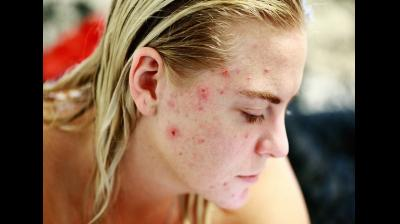
#> input picture ML/Skin_metrics/Acne/test_image.jpeg, 400 x 224 px
$ python -i cleanser.py   (imports and definitions only)
#> lines starting #> are read from the running program, lines starting #| are printed output that depends on the picture
#> further down, picture is the input picture: PIL image 400x224 RGB; mean R, G, B 127, 100.5, 80.1
from PIL import Image, ImageEnhance, ImageFilter
import numpy as np

def apply(image):
    image = image.convert("RGB")

    # 1. Apply mild Gaussian blur to simulate open pores & clean surface
    blurred = image.filter(ImageFilter.GaussianBlur(radius=1.2))
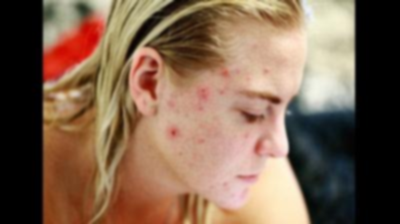
#> blurred: PIL image 400x224 RGB; mean R, G, B 127, 100.5, 80.2

    # 2. Slight desaturation to reduce oiliness glow (less yellow/red)
    color = ImageEnhance.Color(blurred).enhance(0.9)

    # 3. Apply a brightness + slight contrast for that “fresh” tone
    bright = ImageEnhance.Brightness(color).enhance(1.1)
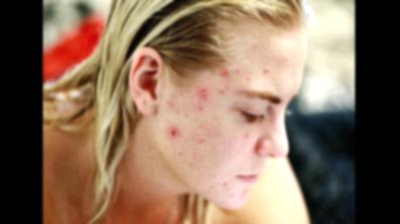
#> bright: PIL image 400x224 RGB; mean R, G, B 135.8, 110.3, 90.2
    contrast = ImageEnhance.Contrast(bright).enhance(1.05)

    # 4. Sharpen slightly to give a clean & tight skin feeling
    clean = contrast.filter(ImageFilter.UnsharpMask(radius=1, percent=120, threshold=2))

    # 5. Optional: tone curve simulation for polished finish (cooler tone)
    np_img = np.array(clean).astype(np.float32)
    np_img[..., 0] *= 0.98  # reduce red channel slightly
    np_img[..., 2] *= 1.03  # boost blue channel for freshness
    np_img = np.clip(np_img, 0, 255).astype(np.uint8)
    final = Image.fromarray(np_img)

    return final

>>> from PIL import Image
>>> picture = Image.open('../../ML/Skin_metrics/Acne/test_image.jpeg')
>>> result = apply(picture)
